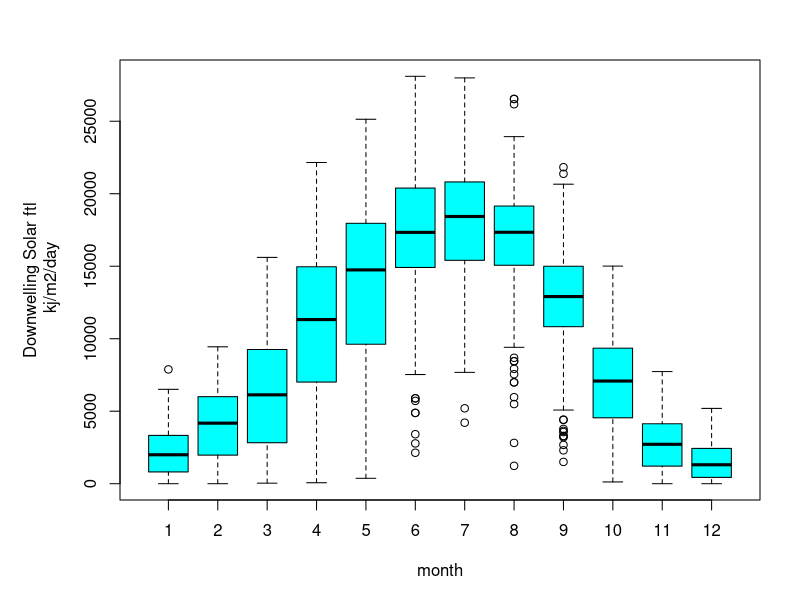

The R script that drew this image:

sunlight = read.table("sun.txt", header=T)
par(mar=c(5,6,3,2))
boxplot(sunlight$Kdown_direct~sunlight$month,
  ylab="Downwelling Solar ftl\n kj/m2/day",
  xlab="month", col="cyan")
